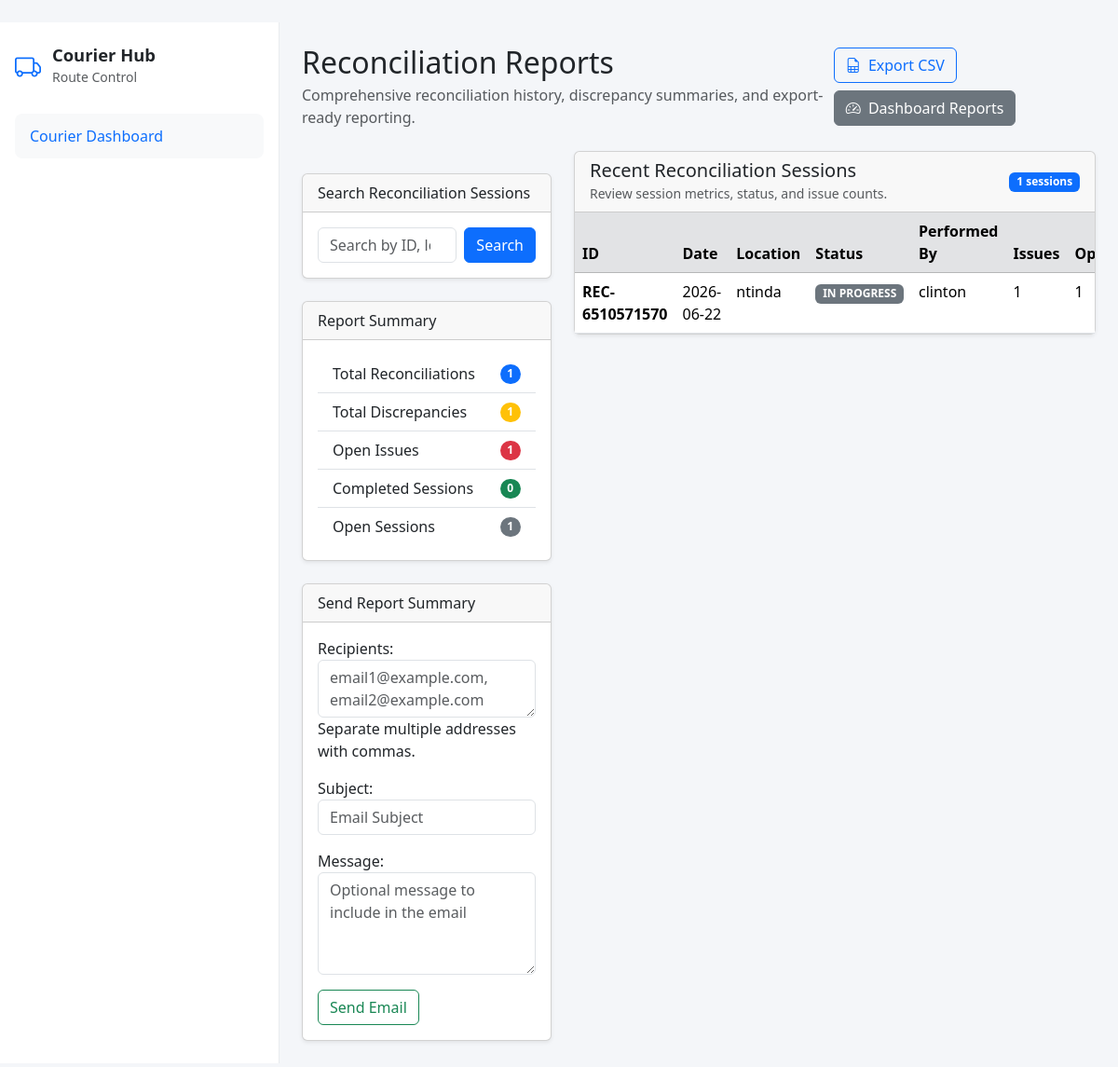
The app's page /reconciliation-reports/ (signed in) with its own data.
### inventory/models.py (models this page shows, shortened)
class Reconciliation(models.Model):
    id = models.UUIDField(primary_key=True, default=uuid.uuid4, editable=False)
    STATUS_CHOICES = [
        ('Open', 'Open'),
        ('In Progress', 'In Progress'),
        ('Completed', 'Completed'),
        ('Closed', 'Closed'),
    ]
    reconciliation_id = models.CharField(max_length=20, unique=True, editable=False, default=generate_reconciliation_id)
    reconciliation_date = models.DateField(default=timezone.localdate)
    location = models.CharField(max_length=200)
    performed_by = models.ForeignKey(
        settings.AUTH_USER_MODEL,
        null=True,
        blank=True,
        on_delete=models.SET_NULL,
        related_name='performed_reconciliations'
    )
    reviewed_by = models.ForeignKey(
        settings.AUTH_USER_MODEL,
        null=True,
        blank=True,
        on_delete=models.SET_NULL,
        related_name='reviewed_reconciliations'
    )
    approved_by = models.ForeignKey(
        settings.AUTH_USER_MODEL,
        null=True,
        blank=True,
        on_delete=models.SET_NULL,
        related_name='approved_reconciliations'
    )
    start_time = models.DateTimeField(null=True, blank=True)
    end_time = models.DateTimeField(null=True, blank=True)
    status = models.CharField(max_length=20, choices=STATUS_CHOICES, default='Open')
    notes = models.TextField(blank=True)
    created_at = models.DateTimeField(auto_now_add=True)
    class Meta:
        verbose_name = 'Reconciliation'
        verbose_name_plural = 'Reconciliations'
        ordering = ['-reconciliation_date', '-created_at']

class CustomUser(AbstractUser):
    id = models.UUIDField(primary_key=True, default=uuid.uuid4, editable=False)
    email = models.EmailField(unique=True)
    ROLE_CHOICES = [
        ('admin', 'Admin'),
        ('auditor', 'IT Compliance Auditor'),
        ('user', 'User'),
    ]
    role = models.CharField(
        max_length=50,
        choices=ROLE_CHOICES,
        default='user'
    )
    verified = models.BooleanField(default=False)
    verified_at = models.DateTimeField(null=True, blank=True)
    class Meta:
        verbose_name = 'User'
        verbose_name_plural = 'Users'

### inventory/views.py (the view, shortened to what this page needs)
# urls.py: path('reconciliation-reports/', views.reconciliation_reports, name='reconciliation-reports'),
@user_passes_test(has_report_access, login_url='signin')
@login_required(login_url='signin')
def reconciliation_reports(request):
    report_email_form = ReportEmailForm(request.POST or None)
    search_query = request.GET.get('search', '').strip()
    reconciliations = Reconciliation.objects.select_related(
        'performed_by', 'reviewed_by', 'approved_by'
    ).prefetch_related('results', 'results__tape').order_by('-reconciliation_date', '-created_at')
    reconciliation_count = reconciliations.count()
    total_issues = ReconciliationResult.objects.filter(reconciliation__in=reconciliations).count()
    open_issues = ReconciliationResult.objects.filter(
        reconciliation__in=reconciliations,
        resolution_status__in=['Open', 'Under Investigation']
    ).count()
    completed_count = reconciliations.filter(status='Completed').count()
    open_reconciliations = reconciliations.exclude(status='Completed').count()
    reconciliation_report_summary = {
        'total_reconciliations': reconciliation_count,
        'total_discrepancies': total_issues,
        'open_issues': open_issues,
        'completed_reconciliations': completed_count,
        'open_reconciliations': open_reconciliations,
    }
    for reconciliation in reconciliations:
        reconciliation.total_issues = reconciliation.results.count()
        reconciliation.open_issues = reconciliation.results.filter(
            resolution_status__in=['Open', 'Under Investigation']
        ).count()
    if request.GET.get('export_reconciliation_csv') == '1':
        return export_reconciliation_report_csv(reconciliations, summary=reconciliation_report_summary)
    context = {
        'report_email_form': report_email_form,
        'reconciliations': reconciliations,
        'search_query': search_query,
        'summary': reconciliation_report_summary,
        'selected_tab': 'reconciliation_reports',
        'report_export_url': reverse('reconciliation-reports'),
    }
    return render(request, 'reconciliation_reports.html', context)

### inventory/forms.py (shortened to what this page needs)
class ReportEmailForm(forms.Form):
    recipients = forms.CharField(
        widget=forms.Textarea(attrs={'class': 'form-control', 'placeholder': 'email1@example.com, email2@example.com', 'rows': 2}),
        label='Recipients',
        help_text='Separate multiple addresses with commas.',
        required=True,
    )
    subject = forms.CharField(
        widget=forms.TextInput(attrs={'class': 'form-control', 'placeholder': 'Email Subject'}),
        label='Subject',
        required=True,
    )
    message = forms.CharField(
        widget=forms.Textarea(attrs={'class': 'form-control', 'placeholder': 'Optional message to include in the email', 'rows': 4}),
        label='Message',
        required=False,
    )

### inventory/views.py (called while the page is built)
def has_report_access(user):
    return user.is_authenticated and (
        user.is_superuser or user.groups.filter(name__in=ALLOWED_REPORT_ROLES).exists()
    )

### inventory/templates/reconciliation_reports.html (shortened to what this page needs)
{% extends 'base.html' %}
{% load static %}
{% block content %}
<div class="container-fluid py-4">
    <div class="d-flex justify-content-between align-items-center mb-4">
        <div>
            <h2 class="mb-1">Reconciliation Reports</h2>
            <p class="text-muted mb-0">Comprehensive reconciliation history, discrepancy summaries, and export-ready reporting.</p>
        </div>
        <div class="btn-toolbar gap-2">
            <a href="{{ report_export_url }}?export_reconciliation_csv=1{% if search_query %}&search={{ search_query|urlencode }}{% endif %}" class="btn btn-outline-primary">
                <i class="bi bi-file-earmark-spreadsheet me-1"></i> Export CSV
            </a>
            <a href="{% url 'backup-dashboard' %}?show_reports=reports" class="btn btn-secondary">
                <i class="bi bi-speedometer2 me-1"></i> Dashboard Reports
            </a>
        </div>
    </div>
    <div class="row gy-4">
        <div class="col-lg-4">
            <div class="card shadow-sm mt-4">
                <div class="card-header">
                    Search Reconciliation Sessions
                </div>
                <div class="card-body">
                    <form method="get" class="d-flex gap-2">
                        <input type="search" name="search" class="form-control" placeholder="Search by ID, location, status, or user" value="{{ search_query|default_if_none:'' }}">
                        <button type="submit" class="btn btn-primary">Search</button>
                    </form>
                </div>
            </div>
            <div class="card shadow-sm mt-4">
                <div class="card-header">
                    Report Summary
                </div>
                <div class="card-body">
                    <ul class="list-group list-group-flush">
                        <li class="list-group-item d-flex justify-content-between align-items-center">
                            Total Reconciliations
                            <span class="badge bg-primary rounded-pill">{{ summary.total_reconciliations }}</span>
                        </li>
                        <li class="list-group-item d-flex justify-content-between align-items-center">
                            Total Discrepancies
                            <span class="badge bg-warning rounded-pill">{{ summary.total_discrepancies }}</span>
                        </li>
                        <li class="list-group-item d-flex justify-content-between align-items-center">
                            Open Issues
                            <span class="badge bg-danger rounded-pill">{{ summary.open_issues }}</span>
                        </li>
                        <li class="list-group-item d-flex justify-content-between align-items-center">
                            Completed Sessions
                            <span class="badge bg-success rounded-pill">{{ summary.completed_reconciliations }}</span>
                        </li>
                        <li class="list-group-item d-flex justify-content-between align-items-center">
                            Open Sessions
                            <span class="badge bg-secondary rounded-pill">{{ summary.open_reconciliations }}</span>
                        </li>
                    </ul>
                </div>
            </div>
            <div class="card shadow-sm mt-4">
                <div class="card-header">
                    Send Report Summary
                </div>
                <div class="card-body">
                    <form method="post" novalidate>
                        {{ report_email_form.as_p }}
                        <button type="submit" class="btn btn-outline-success">Send Email</button>
                    </form>
                </div>
            </div>
        </div>
        <div class="col-lg-8">
            <div class="card shadow-sm">
                <div class="card-header d-flex justify-content-between align-items-center">
                    <div>
                        <h5 class="mb-0">Recent Reconciliation Sessions</h5>
                        <small class="text-muted">Review session metrics, status, and issue counts.</small>
                    </div>
                    <span class="badge bg-primary">{{ reconciliations.count }} sessions</span>
                </div>
                <div class="card-body p-0">
                    <div class="table-responsive">
                        <table class="table table-hover mb-0">
                            <thead class="table-secondary">
                                <tr>
                                    <th scope="col">ID</th>
                                    <th scope="col">Date</th>
                                    <th scope="col">Location</th>
                                    <th scope="col">Status</th>
                                    <th scope="col">Performed By</th>
                                    <th scope="col">Issues</th>
                                    <th scope="col">Open</th>
                                </tr>
                            </thead>
                            <tbody>
                                {% for reconciliation in reconciliations %}
                                    <tr>
                                        <td class="fw-semibold">{{ reconciliation.reconciliation_id }}</td>
                                        <td>{{ reconciliation.reconciliation_date|date:'Y-m-d' }}</td>
                                        <td>{{ reconciliation.location }}</td>
                                        <td>
                                            <span class="badge bg-secondary text-uppercase">{{ reconciliation.status }}</span>
                                        </td>
                                        <td>
                                            {% if reconciliation.performed_by %}
                                                {{ reconciliation.performed_by.username }}
                                            {% else %}
                                                System
                                            {% endif %}
                                        </td>
                                        <td>{{ reconciliation.total_issues }}</td>
                                        <td>{{ reconciliation.open_issues }}</td>
                                    </tr>
                                {% empty %}
                                    <tr>
                                        <td colspan="8" class="text-center text-muted">No reconciliation sessions found.</td>
                                    </tr>
                                {% endfor %}
                            </tbody>
                        </table>
                    </div>
                </div>
            </div>
        </div>
    </div>
</div>
{% endblock %}

### inventory/templates/base.html (style rules this page uses)
body { background: #f4f6f9; min-height: 100vh; }

### records on screen
Reconciliation: reconciliation_id "REC-6510571570", reconciliation_date "2026-06-22", location "ntinda", status "IN PROGRESS", performed_by.username "clinton", total_issues "1", open_issues "1"

### other values on screen
{{ summary.total_reconciliations }} "1"
{{ summary.total_discrepancies }} "1"
{{ summary.open_issues }} "1"
{{ summary.completed_reconciliations }} "0"
{{ summary.open_reconciliations }} "1"
{{ reconciliations.count }} "1"
